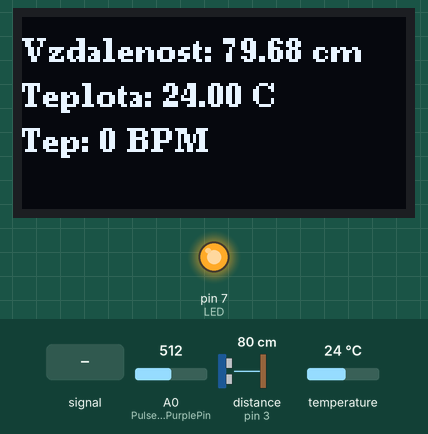
Recording of a sketch running on a simulated Arduino Uno, built with avr-gcc and run on an emulated ATmega328P. On the bench: 128×64 one-colour display, output pins drawn as LEDs (lit = HIGH). Wiring (inferred from the names in the program): ultrasonic range finder: trigger pin 2; echo pin 3. The test bench sets the inputs (shaded band); at power-on: distance to the obstacle (sensor on pin 3) 80 cm, temperature 24 °C, A0 (PulseSensorPurplePin) = 512. The echo pulse lasts 58.3 µs per cm; pins used as bus, display or sensor lines are not drawn; what the sketch prints to the serial monitor is not drawn.

Above: at 1.7 s.
1.8 s: A0 (PulseSensorPurplePin) fed a 200 Hz sine of ±81 counts around its level
At 5.0 s:
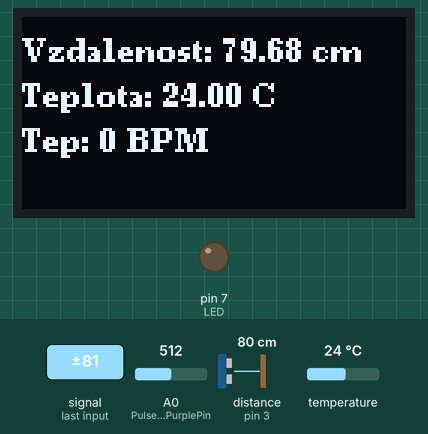
5.7 s: distance to the obstacle (sensor on pin 3) set to 120 cm
At 8.7 s:
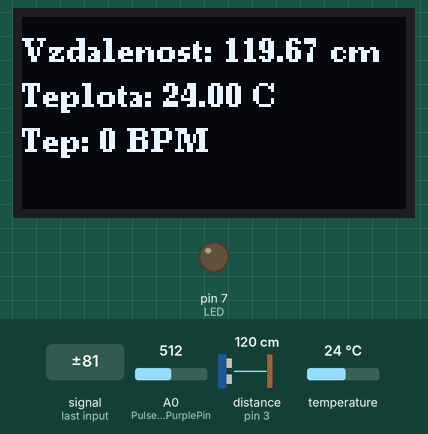
9.4 s: temperature set to 28 °C
At 11.0 s:
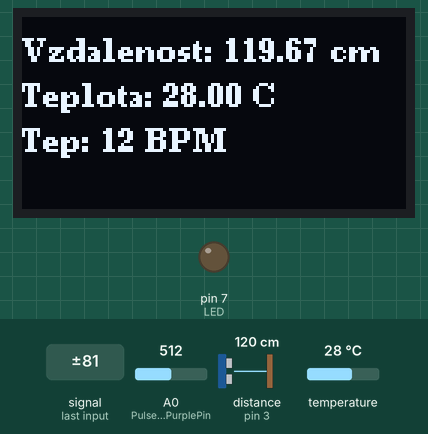
12.0 s: A0 (PulseSensorPurplePin) set to 1023
At 13.0 s:
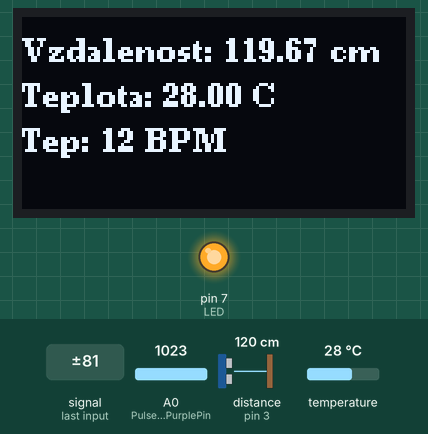
15.5 s: temperature set to 12 °C
At 17.2 s:
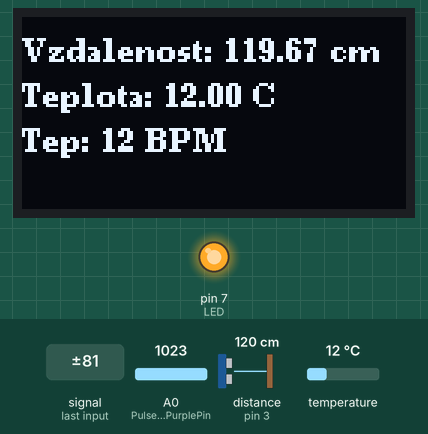
18.2 s: distance to the obstacle (sensor on pin 3) set to 2 cm
At 22.0 s:
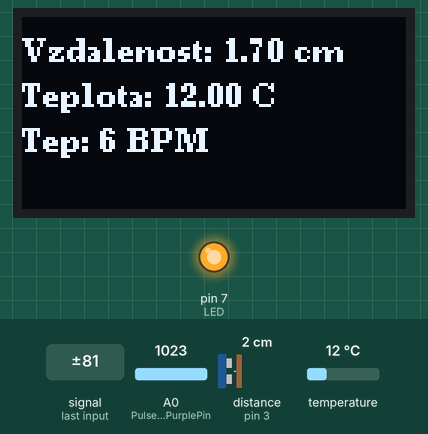
Timing chart, 0 to 22.7 s (numbered marks = the images above; inputs shaded):
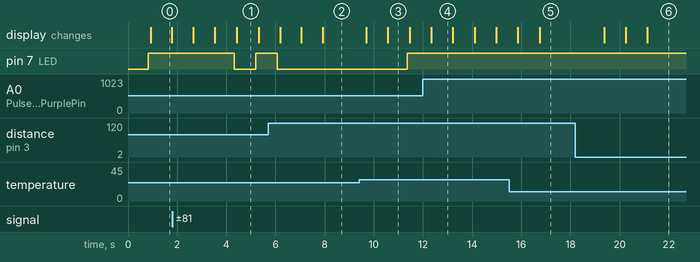

The sketch:

multifunctional_personal_device.ino
```cpp
#include <U8g2lib.h>
#include <SPI.h>
#include <OneWire.h>
#include <DallasTemperature.h>

// --- PINY A KONFIGURACE ---

// OLED displej (SSD1306)
#define OLED_CS 8
#define OLED_DC 9
#define OLED_RES 10
#define OLED_D0 13
#define OLED_D1 11

U8G2_SSD1306_128X64_NONAME_F_4W_HW_SPI oled(U8G2_R0, OLED_CS, OLED_DC, OLED_RES);

// Ultrazvukový senzor (HC-SR04)
#define TRIG_PIN 2
#define ECHO_PIN 3

// Teplotní senzor (DS18B20)
#define ONE_WIRE_BUS 4
OneWire oneWire(ONE_WIRE_BUS);
DallasTemperature sensors(&oneWire);

// Srdeční tep (Pulse Sensor)
const int PulseSensorPurplePin = A0;
const int LED = 7;
int Signal;
int Threshold = 508;
int beatCount = 0;
unsigned long startTime = 0;
const int bpmInterval = 10000;
bool beatDetected = false;

// Proměnné pro uchování dat
float distance = 0.0;
float temperature = 0.0;
int bpm = 0;

// Čas pro obnovení displeje
unsigned long prepis = 0;

// --- FUNKCE PRO SENZORY ---

// Funkce pro měření vzdálenosti
float zmerVzdalenost() {
  digitalWrite(TRIG_PIN, LOW);
  delayMicroseconds(2);
  digitalWrite(TRIG_PIN, HIGH);
  delayMicroseconds(10);
  digitalWrite(TRIG_PIN, LOW);

  long duration = pulseIn(ECHO_PIN, HIGH);
  return duration * 0.0343 / 2;  // Přepočet na cm
}

// Funkce pro měření teploty
float zmerTeplotu() {
  sensors.requestTemperatures();
  return sensors.getTempCByIndex(0);
}

// Funkce pro kalibraci Threshold
// void kalibrujThreshold(int novaHodnota) {
//   const float alpha = 0.3; // Míra přizpůsobení (0.0 - 1.0)
//   Threshold = alpha * novaHodnota + (1 - alpha) * Threshold;
//   Serial.print("Novy Threshold (EMA): ");
//   Serial.println(Threshold);
// }


// Funkce pro vykreslení dat na OLED
void vykresli(float dist, float temp, int bpm) {
  oled.clearBuffer();
  oled.setFont(u8g2_font_ncenB08_tr);

  // Zobrazení vzdálenosti
  oled.setCursor(0, 15);
  oled.print("Vzdalenost: ");
  oled.print(dist);
  oled.print(" cm");

  // Zobrazení teploty
  oled.setCursor(0, 30);
  oled.print("Teplota: ");
  if (temp == DEVICE_DISCONNECTED_C) {
    oled.print("Error");
  } else {
    oled.print(temp);
    oled.print(" C");
  }

  // Zobrazení BPM
  oled.setCursor(0, 45);
  oled.print("Tep: ");
  oled.print(bpm);
  oled.print(" BPM");

  oled.sendBuffer();
}

// --- SETUP ---
void setup() {
  Serial.begin(9600);

  // Inicializace OLED
  oled.begin();
  oled.setFont(u8g2_font_ncenB08_tr);

  // Inicializace senzorů
  pinMode(TRIG_PIN, OUTPUT);
  pinMode(ECHO_PIN, INPUT);
  pinMode(LED, OUTPUT);

  sensors.begin(); // Teplotní senzor
  startTime = millis(); // Časovač pro BPM

  //kalibrujThreshold(Signal); // První kalibrace Threshold
}

// --- LOOP ---
void loop() {
  // --- Měření vzdálenosti ---
  distance = zmerVzdalenost();

  // --- Měření teploty ---
  temperature = zmerTeplotu();

  // --- Měření BPM ---
  Signal = analogRead(PulseSensorPurplePin);
  Serial.println(Signal);
  if (Signal >= Threshold) {
    digitalWrite(LED, HIGH);
    if (!beatDetected) { // Detekce nového úderu
      beatDetected = true;
      beatCount++;
    }
  } else {
    digitalWrite(LED, LOW);
    beatDetected = false;
  }

  // Výpočet BPM po intervalu
  if (millis() - startTime >= bpmInterval) {
    bpm = (beatCount * 60000) / bpmInterval;
    Serial.println("BPM: " + String(bpm)); // Výpis do sériového monitoru

    // Reset časovače a počítadla tepů
    beatCount = 0;
    startTime = millis();

    // Kalibrace Threshold po výpočtu BPM
    //kalibrujThreshold(Signal);
  }

  // --- Obnova displeje ---
  if (millis() - prepis > 500) {
    vykresli(distance, temperature, bpm);
    prepis = millis();
  }

  delay(20); // Krátké zpoždění pro stabilitu
}
```

Measured:
- after the input at 1.8 s, pin 7 (LED): HIGH → LOW after 2.5 s, → HIGH 0.88 s later
- after the input at 5.7 s, pin 7 (LED): goes on until 6.1 s, then stays LOW; the display: first differs from a run without the input after 1.3 s (image 2 shows a later state)
- after the input at 9.4 s, the display: first changes after 0.29 s (image 3 shows a later state)
- after the input at 12.0 s, pin 7 (LED): stays HIGH (without the input it goes to LOW after 0.24 s)
- after the input at 18.2 s, the display: first changes after 1.2 s (image 6 shows a later state)
- what the display in image 0 shows lasts 0.9 s, from 0.9 s to 1.8 s
